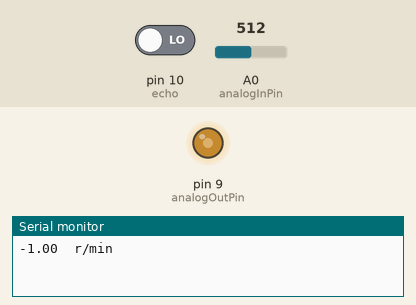
This sketch was run on a simulated Arduino Uno, built with avr-gcc and run on an emulated ATmega328P. Parts: output pins drawn as LEDs (lit = HIGH), the last lines printed to the serial monitor. The test bench sets the inputs (shaded band); at power-on: A0 (analogInPin) = 512, pin 10 (echo) LOW.

Above: at 1.2 s.
1.3 s: A0 (analogInPin) set to 716
At 3.2 s:
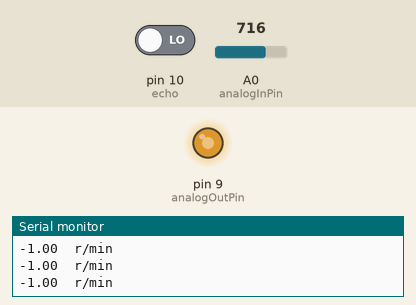
3.5 s: A0 (analogInPin) set to 900
At 4.9 s:
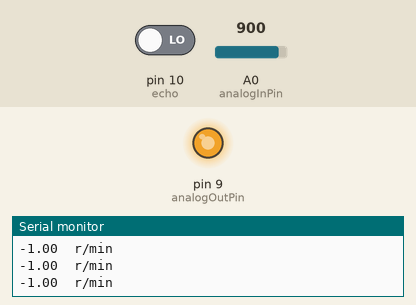
5.5 s: A0 (analogInPin) set to 122
At 6.5 s:
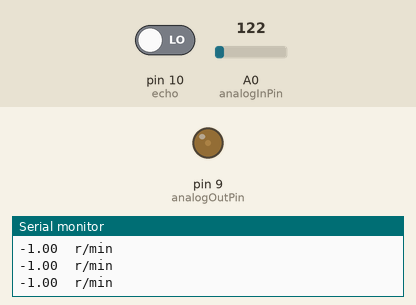
7.5 s: A0 (analogInPin) set to 0
At 9.2 s:
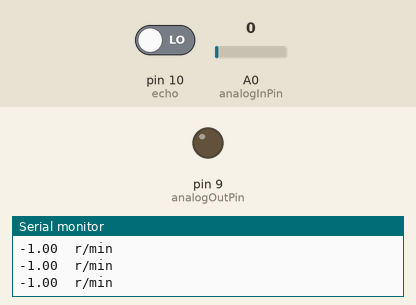
9.5 s: A0 (analogInPin) set to 511
At 10.8 s:
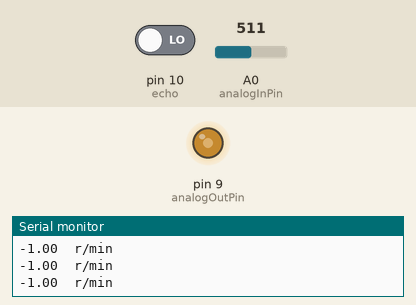
Timing chart, 0 to 12.5 s (numbered marks = the images above; inputs shaded):
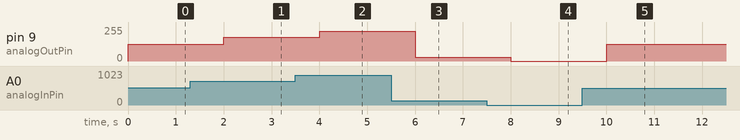

Measured:
- after the input at 1.3 s, pin 9 (analogOutPin): 127/255 → 178/255 after 0.70 s
- after the input at 3.5 s, pin 9 (analogOutPin): 178/255 → 224/255 after 0.50 s
- after the input at 5.5 s, pin 9 (analogOutPin): 224/255 → 30/255 after 0.50 s
- after the input at 7.5 s, pin 9 (analogOutPin): 30/255 → 0/255 after 0.51 s
- after the input at 9.5 s, pin 9 (analogOutPin): 0/255 → 127/255 after 0.51 s

The sketch:

Speed.ino
```cpp
/*


 http://shop34791330.taobao.com/ //德飞莱旗舰店
 http://qixingchong.tmall.com/   //七星虫旗舰店
 http://www.doflye.net //德飞莱技术论坛
 http://www.doflye.net/forum-98-1.html //德飞莱论坛arduino版块

 通过测量高电平时间，计算转一圈时间，这里是粗略计算，因为不同的遮光圆盘参数不同
 更多更新请参考德飞莱论坛


 */

// 引脚定义
const int analogInPin = A0;  // 模拟输入引脚
const int analogOutPin = 9; //  PWM输出引脚

int sensorValue = 0;        // 电位器电压值
int outputValue = 0;        // 模拟量输出值（PWM）
const int echo = 10;        // 反馈信号


//初始化
void setup() {
  pinMode(echo, INPUT);
  //反馈端口设置为输入
  Serial.begin(9600);
}
//主循环
void loop() {
  long IntervalTime=0; //定义一个时间变量
    // 读取模拟量值
  sensorValue = analogRead(analogInPin);
  // 变换数据区间
  outputValue = map(sensorValue, 0, 1023, 0, 255);
  // 输出对应的PWM值
  analogWrite(analogOutPin, outputValue);  //通过电位器调节PWM

    IntervalTime=pulseIn(echo, HIGH);//用自带的函数采样反馈的高电平的宽度，单位ms，电机模块有个圆盘，盘上有4个条形孔
	//每次检测的高电平时间是孔与孔之间的时间（这里忽略孔的宽度，假设孔为0，这个是粗略计算，也可以通过圆盘的距离算系数）
	//IntervalTime x 4 表示转一周的时间，1分钟的转数：60x1000000（1S换算成us）/IntervalTime x 4
	//得出15000000/IntervalTime 就是每分钟转数。
	//根据德飞莱测速模块的尺寸分析，条形方孔占圆盘的1/4，估算得到如下公式，具体精确值用户可以自行测量计算。
    float S=10000000/IntervalTime; //使用浮点计算出r/min
    Serial.print(S);//通过串口输出数值
    Serial.println("  r/min");//通过串口输出数值
    S=0;IntervalTime=0;//对应的数值清零。


}
```
